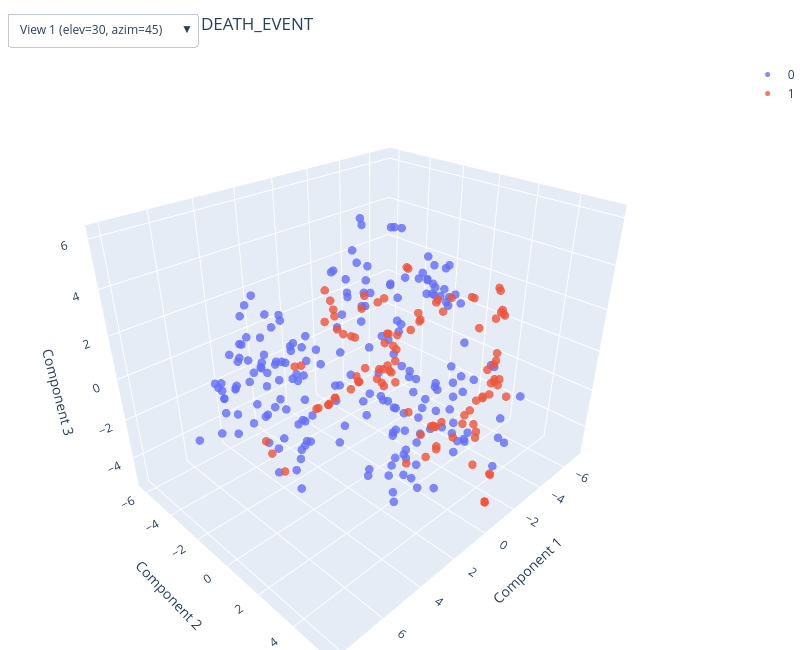

Notebook code cell kept with this figure:
### Code cell
plot_3d(X_tsne, y, algorithm="t-SNE", target_name=TARGET_COL)

### Figure 1 — Plotly figure (JSON) as saved in the notebook; plotly's stock layout.template omitted (floating-point values rounded to 4 significant figures; data arrays with more than 128 entries replaced by an {"elided": "..."} marker saying what was removed)
{"data": [{"hovertemplate": "<b>DEATH_EVENT</b>: 0<br>Component 1: %{x:.3f}<br>Component 2: %{y:.3f}<br>Component 3: %{z:.3f}<extra></extra>", "marker": {"color": "#636EFA", "line": {"width": 0}, "opacity": 0.8, "size": 5}, "mode": "markers", "name": "0", "type": "scatter3d", "x": {"elided": "203 float values"}, "y": {"elided": "203 float values"}, "z": {"elided": "203 float values"}}, {"hovertemplate": "<b>DEATH_EVENT</b>: 1<br>Component 1: %{x:.3f}<br>Component 2: %{y:.3f}<br>Component 3: %{z:.3f}<extra></extra>", "marker": {"color": "#EF553B", "line": {"width": 0}, "opacity": 0.8, "size": 5}, "mode": "markers", "name": "1", "type": "scatter3d", "x": [-4.27, -2.109, -3.076, -3.187, -6.181, -2.873, -5.124, -4.836, -6.549, -6.605, -1.145, -5.399, -2.424, -4.566, -6.949, -2.929, -5.847, -1.104, -5.914, -3.92, -1.957, -4.875, -3.112, -4.959, -2.907, -1.986, -2.878, -1.916, -0.7837, -2.423, -5.631, -2.155, -3.145, -0.7915, -3.711, -4.963, -1.598, 1.382, 6.983, -2.166, -4.086, -6.222, -6.203, -2.694, -1.983, -1.223, -1.113, -5.786, -2.048, -2.909, -6.593, 2.347, 0.9041, -2.583, -1.77, -5.772, -1.94, -3.056, -2.893, -1.145, -3.092, -4.512, -6.212, 1.142, 6.303, -2.962, -0.3636, 0.3043, -5.302, -3.428, -2.624, -4.534, -4.839, -0.7987, -2.27, -1.245, -1.822, -2.611, -5.056, -5.487, -5.161, -1.803, -3.87, 0.3899, -3.198, -5.443, -4.472, -3.195, -1.807, -5.036, -4.872, -4.038, -6.221, -4.531, -0.8345, -6.618, 0.5411, -3.835, -5.101, -2.915, -1.129, 7.032, -1.42, -6.49, -3.542], "y": [-3.916, 3.638, -1.049, -4.607, 1.182, -1.254, -3.757, -4.185, -0.1822, 1.558, 5.064, 2.41, -6.264, -3.291, 1.181, -4.6, -2.925, 5.205, 1.638, -3.002, 2.559, -3.629, 2.522, 2.235, 0.5497, -2.981, -4.801, 1.703, 2.035, -5.334, 2.724, -1.982, -2.198, -4.326, -3.803, -1.117, -5.235, -4.071, 1.188, -5.308, -3.288, 0.4679, 1.495, -2.337, 3.703, -4.309, 5.166, 1.653, 1.603, 0.7286, 1.097, 4.29, -3.237, -5.069, -1.929, -2.799, -5.254, -4.505, -1.195, 5.064, 2.268, 2.186, 1.59, -3.906, 1.243, 0.6336, -2.233, 5.267, 2.205, -2.265, -3.576, -0.4257, -2.167, -4.325, -5.344, -4.305, -1.523, -4.178, -1.271, 0.4316, 2.129, 3.123, 2.62, 1.946, -4.593, -3.137, -3.788, 0.9261, -2.982, 2.388, -4.133, 2.174, 1.605, 2.905, -4.309, 1.472, -3.519, -3.499, -0.4237, 0.8216, 5.066, 1.563, 3.95, 1.409, -3.487], "z": [-3.785, -2.752, -4.501, -4.4, -2.463, 3.111, -2.051, -2.019, 0.7603, 0.441, -5.197, -2.114, -1.224, -2.479, 0.4702, -1.668, -1.222, -3.597, 1.95, -3.439, -3.543, -3.43, -2.685, -2.821, -4.445, 1.467, -1.662, -4.63, -4.262, -1.302, -3.028, -2.815, -1.281, -4.544, 0.2683, 0.8847, 1.127, -1.303, 0.2645, -0.1043, -3.53, -0.4845, -2.038, -1.006, -2.966, -4.333, -3.581, 2.126, -4.592, -4.377, 0.1186, -0.2536, -3.441, -1.527, -2.402, -1.057, 0.4657, -4.237, 3.063, -5.195, -3.063, -2.754, -1.8, -1.287, -1.437, -4.403, -2.476, -2.244, -2.157, -3.481, -2.877, 0.671, -0.1264, -4.536, -0.5158, -4.321, -2.643, -3.613, 0.6715, 1.376, -2.342, -2.448, -2.333, -4.009, -4.38, -1.641, -3.595, -4.162, 0.8858, -2.093, -2.025, -2.76, -1.387, -1.819, -4.503, 0.4936, -3.705, 0.5447, 1.171, -4.333, -5.137, -0.03881, -1.858, 0.608, -3.297]}], "layout": {"height": 650, "legend": {"itemsizing": "trace"}, "margin": {"b": 0, "l": 0, "r": 0, "t": 60}, "scene": {"camera": {"eye": {"x": 1.347, "y": 1.347, "z": 1.1}}, "xaxis": {"title": {"text": "Component 1"}}, "yaxis": {"title": {"text": "Component 2"}}, "zaxis": {"title": {"text": "Component 3"}}}, "title": {"text": "3D t-SNE colored by DEATH_EVENT"}, "updatemenus": [{"buttons": [{"args": [{"scene.camera": {"eye": {"x": 1.347, "y": 1.347, "z": 1.1}}}], "label": "View 1 (elev=30, azim=45)", "method": "relayout"}, {"args": [{"scene.camera": {"eye": {"x": -0.55, "y": 0.9526, "z": 1.905}}}], "label": "View 2 (elev=60, azim=120)", "method": "relayout"}, {"args": [{"scene.camera": {"eye": {"x": -2.2, "y": 2.694e-16, "z": 0}}}], "label": "View 3 (elev=0, azim=180)", "method": "relayout"}], "showactive": true, "type": "dropdown", "x": 0.01, "xanchor": "left", "y": 1.08, "yanchor": "top"}], "width": 800}}
